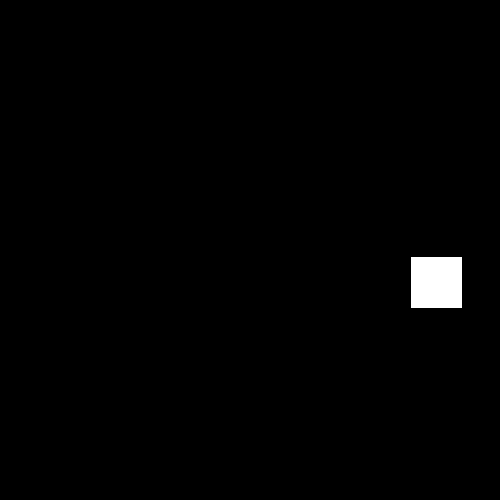
#> input picture dataset/img_0.bmp, 500 x 500 px; its folder holds only this picture in this run
$ python draw_boxes.py
#> lines starting #> are read from the running program, lines starting #| are printed output that depends on the picture; after the words box and inside, x2 and y2 are one past the last pixel; in counts of white or black regions, pixels touching at a corner belong together
import cv2
import csv
import os
from PIL import Image

# ابعاد مربعی که در دیتاست ساختیم
OBJ_SIZE = 50

def create_visual_results():
    print("Reading coordinates from C output (coords.csv)...")

    if not os.path.exists("coords.csv"):
        print("Error: 'coords.csv' not found. Run the C program first!")
        return

    frames = []

    # ساخت یک پوشه برای ذخیره عکس‌های علامت‌گذاری شده
    os.makedirs("annotated_results", exist_ok=True)

    with open("coords.csv", "r") as f:
#> (reads coords.csv from the repository)
        reader = csv.reader(f)
        next(reader) # رد کردن خط اول (هدر)

        for row in reader:
            img_id = int(row[0])
            x = int(row[1])
            y = int(row[2])

            # بارگذاری تصویر اصلی از پوشه dataset
            img_path = f"dataset/img_{img_id}.bmp"
            img = cv2.imread(img_path)
#> img is the input picture: shape (500, 500, 3); 1% white; 1 white region, box (x1, y1, x2, y2) and area: (411, 257, 462, 308) 2601

            if img is None:
                continue

            # img.shape[0] همان ارتفاع عکس (500) است.
            # چون مربع 50 پیکسل است (OBJ_SIZE)، آن را هم کم می‌کنیم تا کادر از لبه بالایی مربع شروع شود
            y = img.shape[0] - y - OBJ_SIZE
#> y = 83
            # <----------------------------------------->

            # رسم مستطیل قرمز (BGR: 0, 0, 255) به ضخامت 3 پیکسل
            cv2.rectangle(img, (x, y), (x + OBJ_SIZE, y + OBJ_SIZE), (0, 0, 255), 3)

            # نوشتن متن Target بالای مستطیل
            cv2.putText(img, "Target", (x, y - 10), cv2.FONT_HERSHEY_SIMPLEX, 0.6, (0, 255, 0), 2)
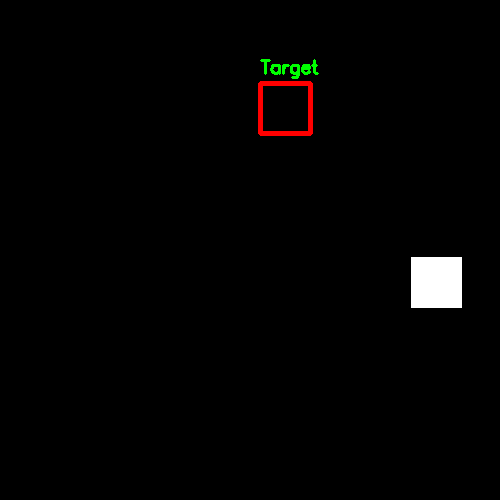
#> img: shape (500, 500, 3); mean B, G, R 2.7, 3.1, 3.7

            # ذخیره تک‌تک عکس‌ها در پوشه (اختیاری)
            out_path = f"annotated_results/res_{img_id}.jpg"
            cv2.imwrite(out_path, img)

            # تبدیل رنگ از BGR به RGB برای ساخت GIF
            img_rgb = cv2.cvtColor(img, cv2.COLOR_BGR2RGB)
            frames.append(Image.fromarray(img_rgb))

    # ==========================================
    # ساخت فایل متحرک (GIF) از تمام تصاویر
    # ==========================================
    print("Generating animated GIF...")
    if frames:
        # duration=150 یعنی هر عکس ۱۵۰ میلی‌ثانیه نمایش داده شود
        frames[0].save(
            "detection_animation.gif",
            save_all=True,
            append_images=frames[1:],
            duration=150,
            loop=0
        )
        print("SUCCESS! 'detection_animation.gif' has been created!")
        print("Check the 'annotated_results' folder for individual images.")

if __name__ == "__main__":
    create_visual_results()
